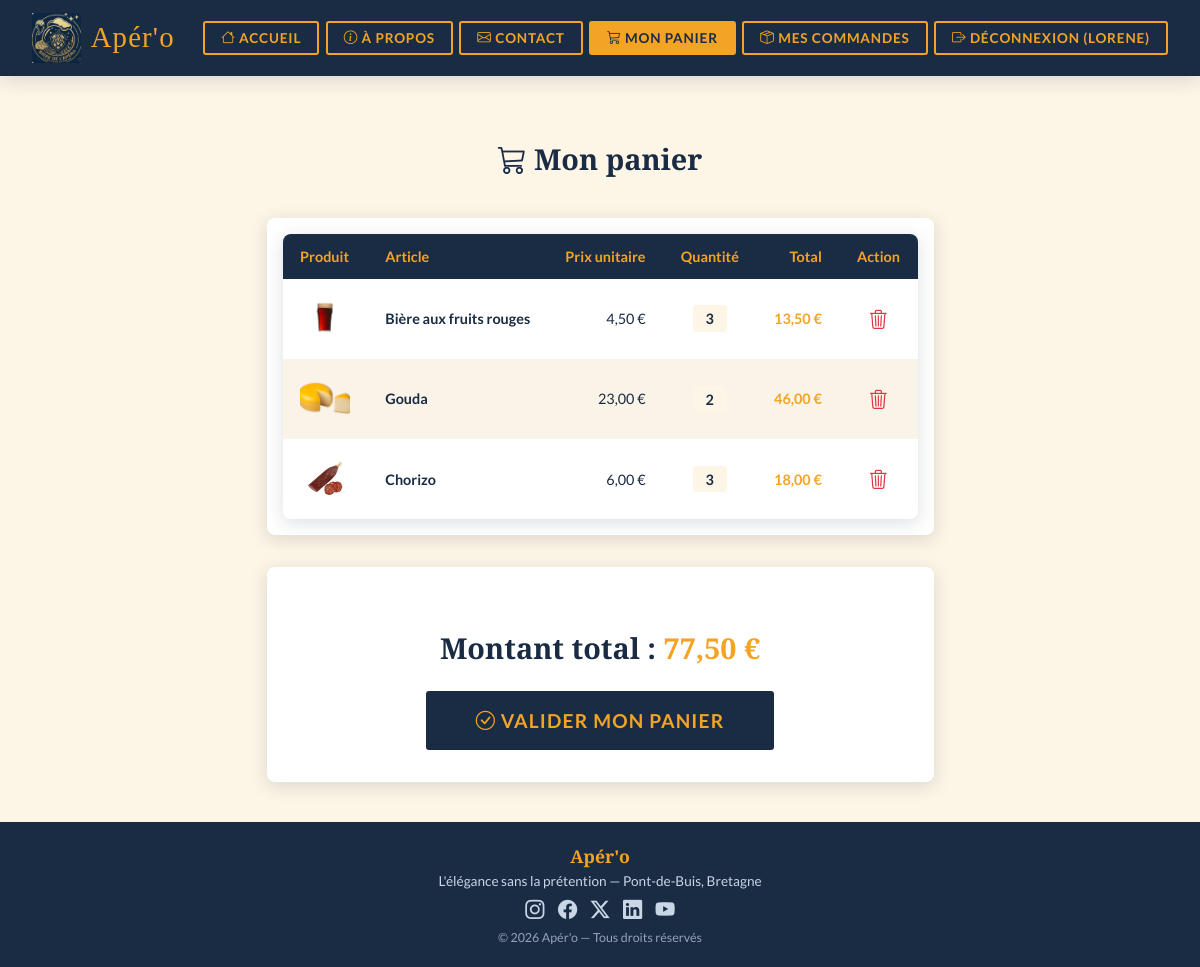
The page /index.php?page=details_panier (signed in) on the database its author committed.
### tables this page shows
CREATE TABLE `contenir` (
  `noCommande` int(11) NOT NULL,
  `numProduit` int(11) NOT NULL,
  `quantite` int(11) NOT NULL
);

CREATE TABLE `produit` (
  `numProduit` int(11) NOT NULL,
  `idCategorie` int(11) NOT NULL,
  `nomProduit` varchar(32) NOT NULL,
  `descriptif` varchar(100) NOT NULL,
  `stock` int(11) NOT NULL,
  `prixUnitaire` decimal(8,2) DEFAULT NULL,
  `nomImage` varchar(100) DEFAULT NULL
);

### details_panier.php (the view, shortened to what this page needs)
<?php
require "./info.BDD.php";
$stmtClient = $pdo->prepare("SELECT * FROM client WHERE pseudo = :pseudo");
$stmtClient->execute(['pseudo' => $_SESSION['client_user']]);
$clientInfo = $stmtClient->fetch(PDO::FETCH_ASSOC);
$idClient = $_SESSION['client_user'];
if ($clientInfo) {
    if (isset($clientInfo['idClient']))
        $idClient = $clientInfo['idClient'];
    elseif (isset($clientInfo['id']))
        $idClient = $clientInfo['id'];
}
try {
    $stmtProduits = $pdo->prepare("
        SELECT commande.noCommande,
               produit.numProduit as idProduit,
               produit.nomProduit,
               produit.prixUnitaire,
               produit.nomImage,
               contenir.quantite,
               (produit.prixUnitaire * contenir.quantite) AS totalLigne
        FROM commande
        INNER JOIN contenir ON commande.noCommande = contenir.noCommande
        INNER JOIN produit ON produit.numProduit = contenir.numProduit
        WHERE commande.idStatut = 'ENC' AND commande.idClient = :idClient
    ");
    $stmtProduits->execute(['idClient' => $idClient]);
    $liste_produits = $stmtProduits->fetchAll(PDO::FETCH_ASSOC);
    $noCommande = !empty($liste_produits) ? $liste_produits[0]['noCommande'] : null;
} catch (PDOException $e) {
    echo "<div class='alerte alerte-danger'>Erreur SQL (Produits) : " . $e->getMessage() . "</div>";
    $liste_produits = [];
}
$montantTotal = 0;
try {
    $stmtTotal = $pdo->prepare("
        SELECT SUM(produit.prixUnitaire * contenir.quantite) AS montantTotal
        FROM commande
        INNER JOIN contenir ON commande.noCommande = contenir.noCommande
        INNER JOIN produit ON produit.numProduit = contenir.numProduit
        WHERE commande.idStatut = 'ENC' AND commande.idClient = :idClient
    ");
    $stmtTotal->execute(['idClient' => $idClient]);
    $resultatTotal = $stmtTotal->fetch(PDO::FETCH_ASSOC);
    if ($resultatTotal && $resultatTotal['montantTotal']) {
        $montantTotal = $resultatTotal['montantTotal'];
    }
} catch (PDOException $e) {
    echo "<div class='alerte alerte-danger'>Erreur SQL (Total) : " . $e->getMessage() . "</div>";
}
?>
<div class="admin-section" style="max-width: 1000px;">
    <h2 style="text-align: center; border-bottom: none; margin-bottom: 2rem;">
        <i class="bi bi-cart3"></i> Mon panier
    </h2>
    <?php if (empty($liste_produits)): ?>
        <div
            style="text-align: center; padding: 3rem; background: var(--blanc); border-radius: 8px; box-shadow: var(--ombre);">
            <i class="bi bi-basket3" style="font-size: 3rem; color: var(--gris); margin-bottom: 1rem; display: block;"></i>
            <p style="font-size: 1.2rem; color: var(--marine);">Votre panier est actuellement vide.</p>
            <a href="index.php?page=accueil" class="btn-apero" style="margin-top: 1rem;">Découvrir nos produits</a>
        </div>
    <?php else: ?>
        <div
            style="overflow-x: auto; background: var(--blanc); border-radius: 8px; box-shadow: var(--ombre); padding: 1rem;">
            <table class="table-apero" style="margin-bottom: 0;">
                <thead>
                    <tr>
                        <th style="width: 80px;">Produit</th>
                        <th>Article</th>
                        <th style="text-align: right;">Prix unitaire</th>
                        <th style="text-align: center;">Quantité</th>
                        <th style="text-align: right;">Total</th>
                        <th style="text-align: center;">Action</th>
                    </tr>
                </thead>
                <tbody>
                    <?php foreach ($liste_produits as $article): ?>
                        <tr>
                            <td>
                                <img src="/image/<?php echo htmlspecialchars($article['nomImage']); ?>"
                                    alt="<?php echo htmlspecialchars($article['nomProduit']); ?>"
                                    style="width: 50px; height: 50px; object-fit: cover; border-radius: 4px;">
                            </td>
                            <td style="font-weight: bold;"><?php echo htmlspecialchars($article['nomProduit']); ?></td>
                            <td style="text-align: right;"><?php echo number_format($article['prixUnitaire'], 2, ',', ' '); ?> €
                            </td>
                            <td style="text-align: center;">
                                <span
                                    style="background: var(--creme); padding: 0.3rem 0.8rem; border-radius: 4px; font-weight: bold;">
                                    <?php echo htmlspecialchars($article['quantite']); ?>
                                </span>
                            </td>
                            <td style="text-align: right; font-weight: bold; color: var(--ambre);">
                                <?php echo number_format($article['totalLigne'], 2, ',', ' '); ?> €
                            </td>
                            <td style="text-align: center;">
                                <a href="index.php?page=supprimer_panier_exe&idCommande=<?php echo $noCommande; ?>&idProduit=<?php echo $article['idProduit']; ?>"
                                    style="color: #dc3545; font-size: 1.2rem;"
                                    onclick="return confirm('Êtes-vous sûr de vouloir retirer cet article ?');">
                                    <i class="bi bi-trash3"></i>
                                </a>
                            </td>
                        </tr>
                    <?php endforeach; ?>
                </tbody>
            </table>
        </div>
        <div
            style="margin-top: 2rem; background: var(--blanc); border-radius: 8px; box-shadow: var(--ombre); padding: 2rem; text-align: center;">
            <h3 style="font-size: 1.8rem; margin-bottom: 1.5rem; color: var(--marine);">
                Montant total : <span style="color: var(--ambre);"><?php echo number_format($montantTotal, 2, ',', ' '); ?>
                    €</span>
            </h3>
            <a href="index.php?page=valider_commande_exe&idCommande=<?php echo $noCommande; ?>" class="btn-apero"
                style="font-size: 1.2rem; padding: 1rem 3rem;">
                <i class="bi bi-check-circle me-2"></i> Valider mon panier
            </a>
        </div>
    <?php endif; ?>
</div>

### styles.css (style rules this page uses)
:root { --marine: #1A2B44; --ambre: #F4A424; --creme: #FDF5E6; --blanc: #FFFFFF; --gris: #6c757d; --ombre: 0 4px 18px rgba(26,43,68,.15); }
*, *::before, *::after { box-sizing: border-box; }
body { margin: 0; font-family: 'Lato', sans-serif; background-color: var(--creme); color: var(--marine); min-height: 100vh; display: flex; flex-direction: column; }
h1, h2, h3 { font-family: 'Playfair Display', serif; }
a { color: inherit; text-decoration: none; }
.btn-apero { display: inline-block; background-color: var(--marine); color: var(--ambre); font-family: 'Lato', sans-serif; font-weight: 700; font-size: .9rem; letter-spacing: .06em; text-transform: uppercase; padding: .65rem 1.6rem; border: 2px solid var(--marine); border-radius: 3px; cursor: pointer; transition: background .2s, color .2s, border-color .2s; }
.admin-section { padding: 2.5rem 2rem; max-width: 900px; margin: auto; }
.admin-section h2 { font-size: 1.8rem; border-bottom: 3px solid var(--ambre); padding-bottom: .5rem; margin-bottom: 1.5rem; }
table.table-apero { width: 100%; border-collapse: collapse; background: var(--blanc); border-radius: 8px; overflow: hidden; box-shadow: var(--ombre); }
table.table-apero thead { background: var(--marine); color: var(--ambre); }
table.table-apero th, table.table-apero td { padding: .85rem 1.1rem; text-align: left; font-size: .9rem; }
table.table-apero tbody tr:nth-child(even) { background: #f9f3e8; }

### rows shown on the page
contenir: numProduit.nomImage (picture), numProduit.nomProduit "Bière aux fruits rouges", numProduit.prixUnitaire "4,50", quantite "3", totalLigne "13,50"
contenir: numProduit.nomImage (picture), numProduit.nomProduit "Gouda", numProduit.prixUnitaire "23,00", quantite "2", totalLigne "46,00"
contenir: numProduit.nomImage (picture), numProduit.nomProduit "Chorizo", numProduit.prixUnitaire "6,00", quantite "3", totalLigne "18,00"

### other values the page prints
$_SESSION["client_prenom"] "LORENE"
$montantTotal "77,50"
